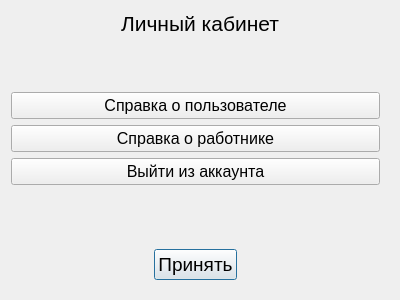
<?xml version="1.0" encoding="UTF-8"?>
<ui version="4.0">
 <class>Account</class>
 <widget class="QDialog" name="Account">
  <property name="geometry">
   <rect>
    <x>0</x>
    <y>0</y>
    <width>400</width>
    <height>300</height>
   </rect>
  </property>
  <property name="windowTitle">
   <string>Dialog</string>
  </property>
  <layout class="QGridLayout" name="gridLayout">
   <item row="6" column="0">
    <spacer name="verticalSpacer">
     <property name="orientation">
      <enum>Qt::Vertical</enum>
     </property>
     <property name="sizeHint" stdset="0">
      <size>
       <width>20</width>
       <height>40</height>
      </size>
     </property>
    </spacer>
   </item>
   <item row="0" column="0">
    <widget class="QLabel" name="label">
     <property name="font">
      <font>
       <pointsize>16</pointsize>
      </font>
     </property>
     <property name="text">
      <string>Личный кабинет</string>
     </property>
     <property name="alignment">
      <set>Qt::AlignCenter</set>
     </property>
    </widget>
   </item>
   <item row="1" column="0">
    <spacer name="verticalSpacer_2">
     <property name="orientation">
      <enum>Qt::Vertical</enum>
     </property>
     <property name="sizeHint" stdset="0">
      <size>
       <width>20</width>
       <height>40</height>
      </size>
     </property>
    </spacer>
   </item>
   <item row="7" column="0">
    <layout class="QHBoxLayout" name="horizontalLayout_2">
     <property name="topMargin">
      <number>9</number>
     </property>
     <property name="rightMargin">
      <number>9</number>
     </property>
     <property name="bottomMargin">
      <number>9</number>
     </property>
     <item>
      <spacer name="horizontalSpacer_3">
       <property name="orientation">
        <enum>Qt::Horizontal</enum>
       </property>
       <property name="sizeHint" stdset="0">
        <size>
         <width>40</width>
         <height>20</height>
        </size>
       </property>
      </spacer>
     </item>
     <item>
      <widget class="QPushButton" name="accept">
       <property name="font">
        <font>
         <pointsize>14</pointsize>
        </font>
       </property>
       <property name="text">
        <string>Принять</string>
       </property>
      </widget>
     </item>
     <item>
      <spacer name="horizontalSpacer_4">
       <property name="orientation">
        <enum>Qt::Horizontal</enum>
       </property>
       <property name="sizeHint" stdset="0">
        <size>
         <width>40</width>
         <height>20</height>
        </size>
       </property>
      </spacer>
     </item>
    </layout>
   </item>
   <item row="4" column="0">
    <layout class="QGridLayout" name="gridLayout_2">
     <property name="topMargin">
      <number>9</number>
     </property>
     <property name="rightMargin">
      <number>9</number>
     </property>
     <property name="bottomMargin">
      <number>9</number>
     </property>
     <item row="1" column="0">
      <widget class="QPushButton" name="aboutempl">
       <property name="font">
        <font>
         <pointsize>12</pointsize>
        </font>
       </property>
       <property name="text">
        <string>Справка о работнике</string>
       </property>
      </widget>
     </item>
     <item row="0" column="0">
      <widget class="QPushButton" name="aboutuser">
       <property name="font">
        <font>
         <pointsize>12</pointsize>
        </font>
       </property>
       <property name="text">
        <string>Справка о пользователе</string>
       </property>
      </widget>
     </item>
     <item row="2" column="0">
      <widget class="QPushButton" name="exit">
       <property name="font">
        <font>
         <pointsize>12</pointsize>
        </font>
       </property>
       <property name="text">
        <string>Выйти из аккаунта</string>
       </property>
      </widget>
     </item>
    </layout>
   </item>
  </layout>
 </widget>
 <resources/>
 <connections>
  <connection>
   <sender>accept</sender>
   <signal>clicked()</signal>
   <receiver>Account</receiver>
   <slot>close()</slot>
   <hints>
    <hint type="sourcelabel">
     <x>196</x>
     <y>268</y>
    </hint>
    <hint type="destinationlabel">
     <x>199</x>
     <y>149</y>
    </hint>
   </hints>
  </connection>
  <connection>
   <sender>exit</sender>
   <signal>clicked()</signal>
   <receiver>Account</receiver>
   <slot>accept()</slot>
   <hints>
    <hint type="sourcelabel">
     <x>195</x>
     <y>172</y>
    </hint>
    <hint type="destinationlabel">
     <x>199</x>
     <y>149</y>
    </hint>
   </hints>
  </connection>
 </connections>
</ui>
